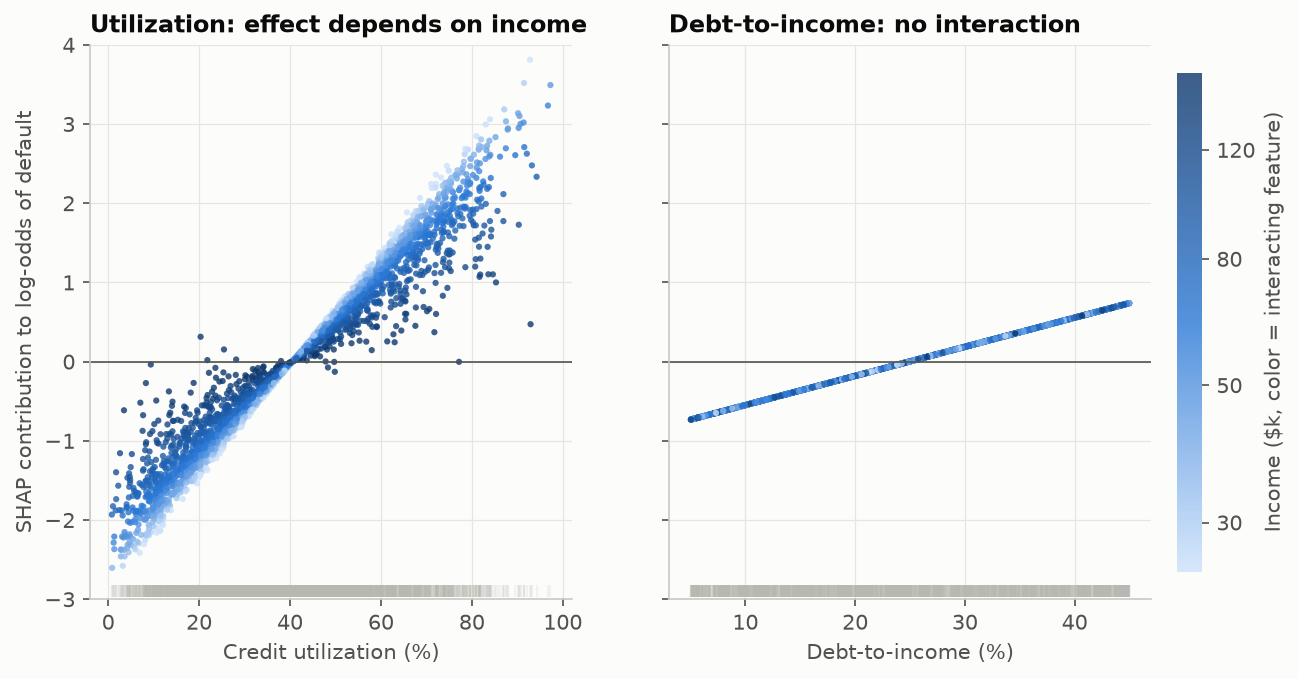

This figure's Python source:
"""
SHAP Dependence Plot  -  family: Machine learning

DESIGN PURPOSE
One dot per prediction. The x-axis is a feature's value and the y-axis is how
much that value pushed the prediction up or down (its SHAP contribution).
Color is a second feature. The shape of the cloud shows the effect, and a
color split that fans out shows an interaction: the effect of one feature
depends on another.

WHEN TO USE
  - Show the shape of one feature's effect in a model (linear, threshold,
    saturating)
  - Detect and explain interactions, e.g. utilization hurts more when income
    is low
  - Follow up on a SHAP summary plot for the top features

AVOID WHEN
  - Readers will interpret contributions as causal effects (they describe the
    model, not the world)
  - Features are strongly correlated (attributions get split arbitrarily
    between them)
  - Only the overall importance ranking is needed (use permutation importance
    or a SHAP summary)

ALTERNATIVES
  - Partial dependence / ICE plot
  - 2-D partial dependence plot
  - SHAP summary (beeswarm)

EXAMPLE
A simulated credit-default model: logistic regression on credit utilization,
income and debt-to-income, plus a utilization × income interaction term. For
this model the exact interventional SHAP values have a closed form. For a main
effect, φ_j = b_j(x_j − μ_j). For the product term b·x₁x₂, each of the two
features receives ½·b·(x_k − μ_k)(x_other + μ_other). No shap package is
needed.

Run:  python shap_dependence.py
"""
import sys
from pathlib import Path

import numpy as np
import pandas as pd
import matplotlib.pyplot as plt

# Library style: categorical colors in fixed order, recessive axes, hairline grid.
PALETTE = ["#2a78d6", "#eb6834", "#1baf7a", "#eda100",
           "#e87ba4", "#008300", "#6250d6", "#e34948"]
SEQ_CMAP = "Blues"      # sequential: one hue, light -> dark
DIV_CMAP = "RdBu_r"     # diverging: two opposite hues, neutral midpoint
GRAY = "#b8b7b1"        # de-emphasised marks
plt.rcParams.update({
    "figure.figsize": (8, 4.8), "figure.dpi": 110, "figure.facecolor": "#fcfcfb",
    "axes.facecolor": "#fcfcfb", "axes.edgecolor": "#c9c8c3", "axes.linewidth": 0.8,
    "axes.spines.top": False, "axes.spines.right": False,
    "axes.grid": True, "grid.color": "#e6e5e1", "grid.linewidth": 0.6, "axes.axisbelow": True,
    "axes.prop_cycle": plt.cycler(color=PALETTE),
    "axes.titlesize": 13, "axes.titleweight": "bold", "axes.titlelocation": "left",
    "axes.labelcolor": "#52514e", "xtick.color": "#52514e", "ytick.color": "#52514e",
    "text.color": "#0b0b0b", "font.size": 10, "lines.linewidth": 2,
    "legend.frameon": False,
})

from matplotlib.colors import LinearSegmentedColormap
from sklearn.linear_model import LogisticRegression

# --- Example data ------------------------------------------------------------
rng = np.random.default_rng(17)
n = 3000
df = pd.DataFrame({
    "utilization": rng.beta(2, 3, n) * 100,                  # % of credit limit used
    "income": np.exp(rng.normal(np.log(60), 0.45, n)),       # $k per year
    "dti": rng.uniform(5, 45, n),                            # debt-to-income, %
})
z = (df - df.mean()) / df.std()
true_logit = -2.2 + 1.0 * z["utilization"] - 0.6 * z["income"] + 0.5 * z["dti"] \
    - 0.6 * z["utilization"] * z["income"]
df["default"] = rng.random(n) < 1 / (1 + np.exp(-true_logit))

# Fit: main effects on standardized features + one interaction column
X = z.assign(util_x_income=z["utilization"] * z["income"])
model = LogisticRegression(C=100, max_iter=2000).fit(X, df["default"])
b = dict(zip(X.columns, model.coef_[0]))
mu = z.mean()

# Exact interventional SHAP values on the log-odds scale (closed form for this model)
shap = pd.DataFrame({
    f: b[f] * (z[f] - mu[f]) for f in ["utilization", "income", "dti"]})
shap["utilization"] += 0.5 * b["util_x_income"] * (z["utilization"] - mu["utilization"]) * (z["income"] + mu["income"])
shap["income"] += 0.5 * b["util_x_income"] * (z["income"] - mu["income"]) * (z["utilization"] + mu["utilization"])
pd.Series(b).round(2)

# --- Plot --------------------------------------------------------------------
cmap = LinearSegmentedColormap.from_list("income", ["#cde2fb", "#2a78d6", "#0d366b"])
order = np.argsort(rng.random(n))                          # random draw order: no color sits on top
fig, axes = plt.subplots(1, 2, figsize=(11, 4.8), sharey=True)
for ax, feat, label in [(axes[0], "utilization", "Credit utilization (%)"),
                        (axes[1], "dti", "Debt-to-income (%)")]:
    sc = ax.scatter(df[feat].values[order], shap[feat].values[order], c=df["income"].values[order],
                    cmap=cmap, s=9, alpha=0.8, linewidth=0, norm=plt.matplotlib.colors.LogNorm(25, 160))
    ax.axhline(0, color="#52514e", linewidth=0.8)
    ax.set_xlabel(label)
    # rug of the feature's distribution
    ax.plot(df[feat], np.full(n, -2.9), "|", color="#b8b7b1",
            markersize=6, alpha=0.15)
axes[0].set_ylabel("SHAP contribution to log-odds of default")
axes[0].set_title("Utilization: effect depends on income", fontsize=11.5)
axes[1].set_title("Debt-to-income: no interaction", fontsize=11.5)
axes[0].set_ylim(-3, 4)
cb = fig.colorbar(sc, ax=axes, pad=0.02, shrink=0.9)
cb.set_label("Income ($k, color = interacting feature)")
cb.outline.set_visible(False)
cb.ax.minorticks_off()
cb.set_ticks([30, 50, 80, 120])
cb.set_ticklabels(["30", "50", "80", "120"])

# --- Save / show -------------------------------------------------------------
out = Path(__file__).with_name(Path(__file__).stem + ".png")
fig.savefig(out, dpi=150, bbox_inches="tight")
print(f"saved {out}")
if "--no-show" not in sys.argv:
    plt.show()
